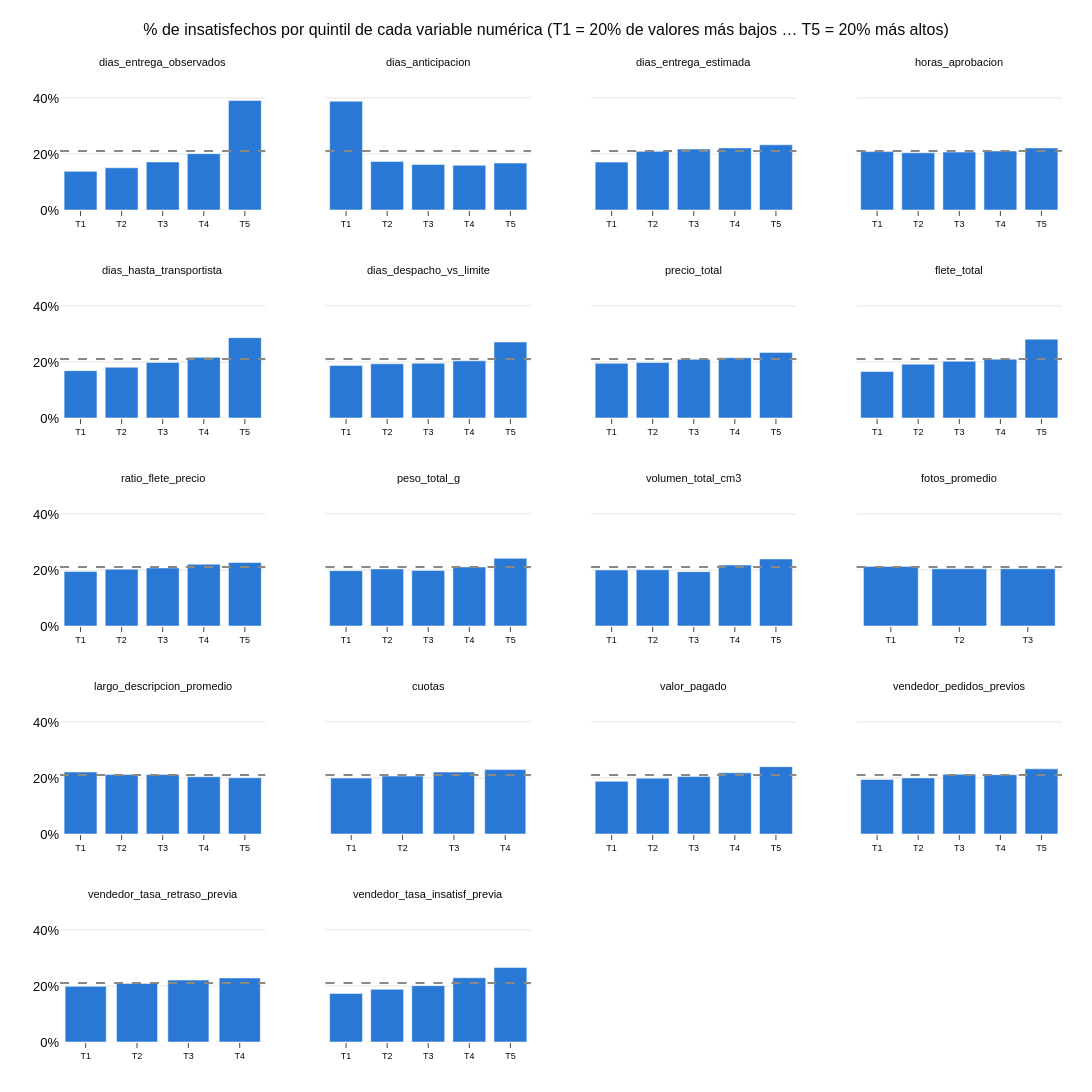

Notebook code cell kept with this figure:
### Code cell
VARS_CONTINUAS = [v for v in VARS_NUMERICAS if v not in VARS_CONTEO]   # las de conteo ya se vieron

n = len(VARS_CONTINUAS)
ncols = 4
nrows = int(np.ceil(n / ncols))

fig = make_subplots(rows=nrows, cols=ncols, subplot_titles=VARS_CONTINUAS,
                    vertical_spacing=0.07, horizontal_spacing=0.06, shared_yaxes=True)

for i, var in enumerate(VARS_CONTINUAS):
    # duplicates='drop': si muchos valores se repiten (ej.: cuotas = 1) quedan menos de 5 tramos
    tramos = pd.qcut(df[var], q=5, duplicates='drop')
    t = df.groupby(tramos, observed=True)[VAR_OBJETIVO].agg(['mean', 'size'])
    rangos = [f'{iv.left:.3g} a {iv.right:.3g}' for iv in t.index]

    fig.add_trace(go.Bar(
        x=[f'T{j + 1}' for j in range(len(t))], y=t['mean'], marker_color=AZUL,
        customdata=np.stack([rangos, t['size']], axis=1),
        hovertemplate=f'{var}<br>%{{customdata[0]}}<br>%{{y:.1%}} insatisfechos'
                      f'<br>%{{customdata[1]:,}} pedidos<extra></extra>',
    ), row=i // ncols + 1, col=i % ncols + 1)

fig.add_hline(y=TASA_GLOBAL, line_dash='dash', line_color=GRIS)
fig.update_yaxes(tickformat='.0%', range=[0, 0.5])
fig.update_annotations(font_size=11)
fig.update_xaxes(tickfont_size=9)
fig.update_layout(height=250 * nrows, width=1300, showlegend=False,
                  title='% de insatisfechos por quintil de cada variable numérica '
                        '(T1 = 20% de valores más bajos … T5 = 20% más altos)')
guardar(fig, '03_08_numericas_vs_insatisfaccion')
fig.show()

### Figure 1 — Plotly figure (JSON) as saved in the notebook; plotly's stock layout.template omitted (floating-point values rounded to 4 significant figures)
{"data": [{"customdata": [["0.532 a 5.98", "19121"], ["5.98 a 8.65", "19120"], ["8.65 a 12", "19121"], ["12 a 17.1", "19120"], ["17.1 a 70.2", "19121"]], "hovertemplate": "dias_entrega_observados<br>%{customdata[0]}<br>%{y:.1%} insatisfechos<br>%{customdata[1]:,} pedidos<extra></extra>", "marker": {"color": "#2a78d6"}, "type": "bar", "x": ["T1", "T2", "T3", "T4", "T5"], "xaxis": "x", "y": [0.138, 0.1508, 0.1714, 0.2012, 0.3908], "yaxis": "y"}, {"customdata": [["-0.001 a 5.41", "19121"], ["5.41 a 9.51", "19120"], ["9.51 a 13.2", "19121"], ["13.2 a 17.9", "19120"], ["17.9 a 146", "19121"]], "hovertemplate": "dias_anticipacion<br>%{customdata[0]}<br>%{y:.1%} insatisfechos<br>%{customdata[1]:,} pedidos<extra></extra>", "marker": {"color": "#2a78d6"}, "type": "bar", "x": ["T1", "T2", "T3", "T4", "T5"], "xaxis": "x2", "y": [0.3886, 0.1734, 0.1629, 0.1597, 0.1676], "yaxis": "y2"}, {"customdata": [["2.01 a 16.7", "19121"], ["16.7 a 21.4", "19120"], ["21.4 a 25.1", "19121"], ["25.1 a 30.1", "19120"], ["30.1 a 155", "19121"]], "hovertemplate": "dias_entrega_estimada<br>%{customdata[0]}<br>%{y:.1%} insatisfechos<br>%{customdata[1]:,} pedidos<extra></extra>", "marker": {"color": "#2a78d6"}, "type": "bar", "x": ["T1", "T2", "T3", "T4", "T5"], "xaxis": "x3", "y": [0.1709, 0.2094, 0.2174, 0.2217, 0.2328], "yaxis": "y3"}, {"customdata": [["-0.001 a 0.201", "19202"], ["0.201 a 0.272", "19073"], ["0.272 a 0.608", "19081"], ["0.608 a 21.2", "19115"], ["21.2 a 741", "19118"]], "hovertemplate": "horas_aprobacion<br>%{customdata[0]}<br>%{y:.1%} insatisfechos<br>%{customdata[1]:,} pedidos<extra></extra>", "marker": {"color": "#2a78d6"}, "type": "bar", "x": ["T1", "T2", "T3", "T4", "T5"], "xaxis": "x4", "y": [0.2085, 0.2044, 0.2071, 0.2107, 0.2215], "yaxis": "y4"}, {"customdata": [["-171 a 1", "19121"], ["1 a 1.82", "19120"], ["1.82 a 2.92", "19121"], ["2.92 a 4.66", "19120"], ["4.66 a 55.1", "19121"]], "hovertemplate": "dias_hasta_transportista<br>%{customdata[0]}<br>%{y:.1%} insatisfechos<br>%{customdata[1]:,} pedidos<extra></extra>", "marker": {"color": "#2a78d6"}, "type": "bar", "x": ["T1", "T2", "T3", "T4", "T5"], "xaxis": "x5", "y": [0.1691, 0.1811, 0.1984, 0.2166, 0.287], "yaxis": "y5"}, {"customdata": [["-1.05e+03 a -5.47", "19121"], ["-5.47 a -4.24", "19120"], ["-4.24 a -2.7", "19121"], ["-2.7 a -1.16", "19120"], ["-1.16 a 45.9", "19121"]], "hovertemplate": "dias_despacho_vs_limite<br>%{customdata[0]}<br>%{y:.1%} insatisfechos<br>%{customdata[1]:,} pedidos<extra></extra>", "marker": {"color": "#2a78d6"}, "type": "bar", "x": ["T1", "T2", "T3", "T4", "T5"], "xaxis": "x6", "y": [0.1876, 0.1934, 0.1956, 0.2041, 0.2714], "yaxis": "y6"}, {"customdata": [["0.849 a 39", "19302"], ["39 a 67.9", "19020"], ["67.9 a 106", "19062"], ["106 a 175", "19132"], ["175 a 1.34e+04", "19087"]], "hovertemplate": "precio_total<br>%{customdata[0]}<br>%{y:.1%} insatisfechos<br>%{customdata[1]:,} pedidos<extra></extra>", "marker": {"color": "#2a78d6"}, "type": "bar", "x": ["T1", "T2", "T3", "T4", "T5"], "xaxis": "x7", "y": [0.1953, 0.1981, 0.2095, 0.2153, 0.234], "yaxis": "y7"}, {"customdata": [["-0.001 a 12.8", "19157"], ["12.8 a 15.6", "19100"], ["15.6 a 18.6", "19146"], ["18.6 a 27.4", "19079"], ["27.4 a 1.79e+03", "19121"]], "hovertemplate": "flete_total<br>%{customdata[0]}<br>%{y:.1%} insatisfechos<br>%{customdata[1]:,} pedidos<extra></extra>", "marker": {"color": "#2a78d6"}, "type": "bar", "x": ["T1", "T2", "T3", "T4", "T5"], "xaxis": "x8", "y": [0.1659, 0.1921, 0.2027, 0.2101, 0.2815], "yaxis": "y8"}, {"customdata": [["-0.001 a 0.115", "19121"], ["0.115 a 0.183", "19120"], ["0.183 a 0.274", "19132"], ["0.274 a 0.435", "19109"], ["0.435 a 21.4", "19121"]], "hovertemplate": "ratio_flete_precio<br>%{customdata[0]}<br>%{y:.1%} insatisfechos<br>%{customdata[1]:,} pedidos<extra></extra>", "marker": {"color": "#2a78d6"}, "type": "bar", "x": ["T1", "T2", "T3", "T4", "T5"], "xaxis": "x9", "y": [0.195, 0.2028, 0.2074, 0.2204, 0.2266], "yaxis": "y9"}, {"customdata": [["-0.001 a 250", "20357"], ["250 a 500", "18193"], ["500 a 1.1e+03", "18894"], ["1.1e+03 a 2.8e+03", "19211"], ["2.8e+03 a 1.84e+05", "18948"]], "hovertemplate": "peso_total_g<br>%{customdata[0]}<br>%{y:.1%} insatisfechos<br>%{customdata[1]:,} pedidos<extra></extra>", "marker": {"color": "#2a78d6"}, "type": "bar", "x": ["T1", "T2", "T3", "T4", "T5"], "xaxis": "x10", "y": [0.1978, 0.2038, 0.1986, 0.2109, 0.2418], "yaxis": "y10"}, {"customdata": [["-0.001 a 2.5e+03", "19129"], ["2.5e+03 a 4.8e+03", "19183"], ["4.8e+03 a 1.02e+04", "19100"], ["1.02e+04 a 2.42e+04", "19082"], ["2.42e+04 a 1.48e+06", "19109"]], "hovertemplate": "volumen_total_cm3<br>%{customdata[0]}<br>%{y:.1%} insatisfechos<br>%{customdata[1]:,} pedidos<extra></extra>", "marker": {"color": "#2a78d6"}, "type": "bar", "x": ["T1", "T2", "T3", "T4", "T5"], "xaxis": "x11", "y": [0.2001, 0.2008, 0.1941, 0.2177, 0.2395], "yaxis": "y11"}, {"customdata": [["0.999 a 2", "65002"], ["2 a 3", "10950"], ["3 a 20", "18330"]], "hovertemplate": "fotos_promedio<br>%{customdata[0]}<br>%{y:.1%} insatisfechos<br>%{customdata[1]:,} pedidos<extra></extra>", "marker": {"color": "#2a78d6"}, "type": "bar", "x": ["T1", "T2", "T3"], "xaxis": "x12", "y": [0.2129, 0.2042, 0.2045], "yaxis": "y12"}, {"customdata": [["4 a 313", "18898"], ["313 a 501", "18870"], ["501 a 739", "18833"], ["739 a 1.14e+03", "18862"], ["1.14e+03 a 3.99e+03", "18819"]], "hovertemplate": "largo_descripcion_promedio<br>%{customdata[0]}<br>%{y:.1%} insatisfechos<br>%{customdata[1]:,} pedidos<extra></extra>", "marker": {"color": "#2a78d6"}, "type": "bar", "x": ["T1", "T2", "T3", "T4", "T5"], "xaxis": "x13", "y": [0.2213, 0.2124, 0.2123, 0.2044, 0.2008], "yaxis": "y13"}, {"customdata": [["-0.001 a 1", "46443"], ["1 a 2", "11934"], ["2 a 5", "21860"], ["5 a 24", "15365"]], "hovertemplate": "cuotas<br>%{customdata[0]}<br>%{y:.1%} insatisfechos<br>%{customdata[1]:,} pedidos<extra></extra>", "marker": {"color": "#2a78d6"}, "type": "bar", "x": ["T1", "T2", "T3", "T4"], "xaxis": "x14", "y": [0.1998, 0.2069, 0.2211, 0.2299], "yaxis": "y14"}, {"customdata": [["9.59 a 54.3", "19124"], ["54.3 a 85.2", "19144"], ["85.2 a 128", "19096"], ["128 a 202", "19125"], ["202 a 1.37e+04", "19113"]], "hovertemplate": "valor_pagado<br>%{customdata[0]}<br>%{y:.1%} insatisfechos<br>%{customdata[1]:,} pedidos<extra></extra>", "marker": {"color": "#2a78d6"}, "type": "bar", "x": ["T1", "T2", "T3", "T4", "T5"], "xaxis": "x15", "y": [0.188, 0.1995, 0.2056, 0.2185, 0.2405], "yaxis": "y15"}, {"customdata": [["-0.001 a 10", "19326"], ["10 a 36", "19185"], ["36 a 92", "18943"], ["92 a 267", "19083"], ["267 a 1.79e+03", "19066"]], "hovertemplate": "vendedor_pedidos_previos<br>%{customdata[0]}<br>%{y:.1%} insatisfechos<br>%{customdata[1]:,} pedidos<extra></extra>", "marker": {"color": "#2a78d6"}, "type": "bar", "x": ["T1", "T2", "T3", "T4", "T5"], "xaxis": "x16", "y": [0.1947, 0.2003, 0.213, 0.2119, 0.2327], "yaxis": "y16"}, {"customdata": [["-0.001 a 0.0177", "36157"], ["0.0177 a 0.04", "18400"], ["0.04 a 0.0702", "17770"], ["0.0702 a 1", "18048"]], "hovertemplate": "vendedor_tasa_retraso_previa<br>%{customdata[0]}<br>%{y:.1%} insatisfechos<br>%{customdata[1]:,} pedidos<extra></extra>", "marker": {"color": "#2a78d6"}, "type": "bar", "x": ["T1", "T2", "T3", "T4"], "xaxis": "x17", "y": [0.1987, 0.2093, 0.2212, 0.2289], "yaxis": "y17"}, {"customdata": [["-0.001 a 0.111", "18195"], ["0.111 a 0.168", "17701"], ["0.168 a 0.214", "18252"], ["0.214 a 0.267", "17925"], ["0.267 a 1", "17666"]], "hovertemplate": "vendedor_tasa_insatisf_previa<br>%{customdata[0]}<br>%{y:.1%} insatisfechos<br>%{customdata[1]:,} pedidos<extra></extra>", "marker": {"color": "#2a78d6"}, "type": "bar", "x": ["T1", "T2", "T3", "T4", "T5"], "xaxis": "x18", "y": [0.1735, 0.1881, 0.2012, 0.2296, 0.266], "yaxis": "y18"}], "layout": {"annotations": [{"font": {"size": 11}, "showarrow": false, "text": "dias_entrega_observados", "x": 0.1025, "xanchor": "center", "xref": "paper", "y": 1, "yanchor": "bottom", "yref": "paper"}, {"font": {"size": 11}, "showarrow": false, "text": "dias_anticipacion", "x": 0.3675, "xanchor": "center", "xref": "paper", "y": 1, "yanchor": "bottom", "yref": "paper"}, {"font": {"size": 11}, "showarrow": false, "text": "dias_entrega_estimada", "x": 0.6325, "xanchor": "center", "xref": "paper", "y": 1, "yanchor": "bottom", "yref": "paper"}, {"font": {"size": 11}, "showarrow": false, "text": "horas_aprobacion", "x": 0.8975, "xanchor": "center", "xref": "paper", "y": 1, "yanchor": "bottom", "yref": "paper"}, {"font": {"size": 11}, "showarrow": false, "text": "dias_hasta_transportista", "x": 0.1025, "xanchor": "center", "xref": "paper", "y": 0.786, "yanchor": "bottom", "yref": "paper"}, {"font": {"size": 11}, "showarrow": false, "text": "dias_despacho_vs_limite", "x": 0.3675, "xanchor": "center", "xref": "paper", "y": 0.786, "yanchor": "bottom", "yref": "paper"}, {"font": {"size": 11}, "showarrow": false, "text": "precio_total", "x": 0.6325, "xanchor": "center", "xref": "paper", "y": 0.786, "yanchor": "bottom", "yref": "paper"}, {"font": {"size": 11}, "showarrow": false, "text": "flete_total", "x": 0.8975, "xanchor": "center", "xref": "paper", "y": 0.786, "yanchor": "bottom", "yref": "paper"}, {"font": {"size": 11}, "showarrow": false, "text": "ratio_flete_precio", "x": 0.1025, "xanchor": "center", "xref": "paper", "y": 0.572, "yanchor": "bottom", "yref": "paper"}, {"font": {"size": 11}, "showarrow": false, "text": "peso_total_g", "x": 0.3675, "xanchor": "center", "xref": "paper", "y": 0.572, "yanchor": "bottom", "yref": "paper"}, {"font": {"size": 11}, "showarrow": false, "text": "volumen_total_cm3", "x": 0.6325, "xanchor": "center", "xref": "paper", "y": 0.572, "yanchor": "bottom", "yref": "paper"}, {"font": {"size": 11}, "showarrow": false, "text": "fotos_promedio", "x": 0.8975, "xanchor": "center", "xref": "paper", "y": 0.572, "yanchor": "bottom", "yref": "paper"}, {"font": {"size": 11}, "showarrow": false, "text": "largo_descripcion_promedio", "x": 0.1025, "xanchor": "center", "xref": "paper", "y": 0.358, "yanchor": "bottom", "yref": "paper"}, {"font": {"size": 11}, "showarrow": false, "text": "cuotas", "x": 0.3675, "xanchor": "center", "xref": "paper", "y": 0.358, "yanchor": "bottom", "yref": "paper"}, {"font": {"size": 11}, "showarrow": false, "text": "valor_pagado", "x": 0.6325, "xanchor": "center", "xref": "paper", "y": 0.358, "yanchor": "bottom", "yref": "paper"}, {"font": {"size": 11}, "showarrow": false, "text": "vendedor_pedidos_previos", "x": 0.8975, "xanchor": "center", "xref": "paper", "y": 0.358, "yanchor": "bottom", "yref": "paper"}, {"font": {"size": 11}, "showarrow": false, "text": "vendedor_tasa_retraso_previa", "x": 0.1025, "xanchor": "center", "xref": "paper", "y": 0.144, "yanchor": "bottom", "yref": "paper"}, {"font": {"size": 11}, "showarrow": false, "text": "vendedor_tasa_insatisf_previa", "x": 0.3675, "xanchor": "center", "xref": "paper", "y": 0.144, "yanchor": "bottom", "yref": "paper"}], "height": 1250, "shapes": [{"line": {"color": "#8a8984", "dash": "dash"}, "type": "line", "x0": 0, "x1": 1, "xref": "x domain", "y0": 0.2104, "y1": 0.2104, "yref": "y"}, {"line": {"color": "#8a8984", "dash": "dash"}, "type": "line", "x0": 0, "x1": 1, "xref": "x2 domain", "y0": 0.2104, "y1": 0.2104, "yref": "y2"}, {"line": {"color": "#8a8984", "dash": "dash"}, "type": "line", "x0": 0, "x1": 1, "xref": "x3 domain", "y0": 0.2104, "y1": 0.2104, "yref": "y3"}, {"line": {"color": "#8a8984", "dash": "dash"}, "type": "line", "x0": 0, "x1": 1, "xref": "x4 domain", "y0": 0.2104, "y1": 0.2104, "yref": "y4"}, {"line": {"color": "#8a8984", "dash": "dash"}, "type": "line", "x0": 0, "x1": 1, "xref": "x5 domain", "y0": 0.2104, "y1": 0.2104, "yref": "y5"}, {"line": {"color": "#8a8984", "dash": "dash"}, "type": "line", "x0": 0, "x1": 1, "xref": "x6 domain", "y0": 0.2104, "y1": 0.2104, "yref": "y6"}, {"line": {"color": "#8a8984", "dash": "dash"}, "type": "line", "x0": 0, "x1": 1, "xref": "x7 domain", "y0": 0.2104, "y1": 0.2104, "yref": "y7"}, {"line": {"color": "#8a8984", "dash": "dash"}, "type": "line", "x0": 0, "x1": 1, "xref": "x8 domain", "y0": 0.2104, "y1": 0.2104, "yref": "y8"}, {"line": {"color": "#8a8984", "dash": "dash"}, "type": "line", "x0": 0, "x1": 1, "xref": "x9 domain", "y0": 0.2104, "y1": 0.2104, "yref": "y9"}, {"line": {"color": "#8a8984", "dash": "dash"}, "type": "line", "x0": 0, "x1": 1, "xref": "x10 domain", "y0": 0.2104, "y1": 0.2104, "yref": "y10"}, {"line": {"color": "#8a8984", "dash": "dash"}, "type": "line", "x0": 0, "x1": 1, "xref": "x11 domain", "y0": 0.2104, "y1": 0.2104, "yref": "y11"}, {"line": {"color": "#8a8984", "dash": "dash"}, "type": "line", "x0": 0, "x1": 1, "xref": "x12 domain", "y0": 0.2104, "y1": 0.2104, "yref": "y12"}, {"line": {"color": "#8a8984", "dash": "dash"}, "type": "line", "x0": 0, "x1": 1, "xref": "x13 domain", "y0": 0.2104, "y1": 0.2104, "yref": "y13"}, {"line": {"color": "#8a8984", "dash": "dash"}, "type": "line", "x0": 0, "x1": 1, "xref": "x14 domain", "y0": 0.2104, "y1": 0.2104, "yref": "y14"}, {"line": {"color": "#8a8984", "dash": "dash"}, "type": "line", "x0": 0, "x1": 1, "xref": "x15 domain", "y0": 0.2104, "y1": 0.2104, "yref": "y15"}, {"line": {"color": "#8a8984", "dash": "dash"}, "type": "line", "x0": 0, "x1": 1, "xref": "x16 domain", "y0": 0.2104, "y1": 0.2104, "yref": "y16"}, {"line": {"color": "#8a8984", "dash": "dash"}, "type": "line", "x0": 0, "x1": 1, "xref": "x17 domain", "y0": 0.2104, "y1": 0.2104, "yref": "y17"}, {"line": {"color": "#8a8984", "dash": "dash"}, "type": "line", "x0": 0, "x1": 1, "xref": "x18 domain", "y0": 0.2104, "y1": 0.2104, "yref": "y18"}], "showlegend": false, "title": {"text": "% de insatisfechos por quintil de cada variable numérica (T1 = 20% de valores más bajos … T5 = 20% más altos)"}, "width": 1300, "xaxis": {"anchor": "y", "domain": [0, 0.205], "tickfont": {"size": 9}}, "xaxis10": {"anchor": "y10", "domain": [0.265, 0.47], "tickfont": {"size": 9}}, "xaxis11": {"anchor": "y11", "domain": [0.53, 0.735], "tickfont": {"size": 9}}, "xaxis12": {"anchor": "y12", "domain": [0.795, 1], "tickfont": {"size": 9}}, "xaxis13": {"anchor": "y13", "domain": [0, 0.205], "tickfont": {"size": 9}}, "xaxis14": {"anchor": "y14", "domain": [0.265, 0.47], "tickfont": {"size": 9}}, "xaxis15": {"anchor": "y15", "domain": [0.53, 0.735], "tickfont": {"size": 9}}, "xaxis16": {"anchor": "y16", "domain": [0.795, 1], "tickfont": {"size": 9}}, "xaxis17": {"anchor": "y17", "domain": [0, 0.205], "tickfont": {"size": 9}}, "xaxis18": {"anchor": "y18", "domain": [0.265, 0.47], "tickfont": {"size": 9}}, "xaxis19": {"anchor": "y19", "domain": [0.53, 0.735], "tickfont": {"size": 9}}, "xaxis2": {"anchor": "y2", "domain": [0.265, 0.47], "tickfont": {"size": 9}}, "xaxis20": {"anchor": "y20", "domain": [0.795, 1], "tickfont": {"size": 9}}, "xaxis3": {"anchor": "y3", "domain": [0.53, 0.735], "tickfont": {"size": 9}}, "xaxis4": {"anchor": "y4", "domain": [0.795, 1], "tickfont": {"size": 9}}, "xaxis5": {"anchor": "y5", "domain": [0, 0.205], "tickfont": {"size": 9}}, "xaxis6": {"anchor": "y6", "domain": [0.265, 0.47], "tickfont": {"size": 9}}, "xaxis7": {"anchor": "y7", "domain": [0.53, 0.735], "tickfont": {"size": 9}}, "xaxis8": {"anchor": "y8", "domain": [0.795, 1], "tickfont": {"size": 9}}, "xaxis9": {"anchor": "y9", "domain": [0, 0.205], "tickfont": {"size": 9}}, "yaxis": {"anchor": "x", "domain": [0.856, 1], "range": [0, 0.5], "tickformat": ".0%"}, "yaxis10": {"anchor": "x10", "domain": [0.428, 0.572], "matches": "y9", "range": [0, 0.5], "showticklabels": false, "tickformat": ".0%"}, "yaxis11": {"anchor": "x11", "domain": [0.428, 0.572], "matches": "y9", "range": [0, 0.5], "showticklabels": false, "tickformat": ".0%"}, "yaxis12": {"anchor": "x12", "domain": [0.428, 0.572], "matches": "y9", "range": [0, 0.5], "showticklabels": false, "tickformat": ".0%"}, "yaxis13": {"anchor": "x13", "domain": [0.214, 0.358], "range": [0, 0.5], "tickformat": ".0%"}, "yaxis14": {"anchor": "x14", "domain": [0.214, 0.358], "matches": "y13", "range": [0, 0.5], "showticklabels": false, "tickformat": ".0%"}, "yaxis15": {"anchor": "x15", "domain": [0.214, 0.358], "matches": "y13", "range": [0, 0.5], "showticklabels": false, "tickformat": ".0%"}, "yaxis16": {"anchor": "x16", "domain": [0.214, 0.358], "matches": "y13", "range": [0, 0.5], "showticklabels": false, "tickformat": ".0%"}, "yaxis17": {"anchor": "x17", "domain": [0, 0.144], "range": [0, 0.5], "tickformat": ".0%"}, "yaxis18": {"anchor": "x18", "domain": [0, 0.144], "matches": "y17", "range": [0, 0.5], "showticklabels": false, "tickformat": ".0%"}, "yaxis19": {"anchor": "x19", "domain": [0, 0.144], "matches": "y17", "range": [0, 0.5], "showticklabels": false, "tickformat": ".0%"}, "yaxis2": {"anchor": "x2", "domain": [0.856, 1], "matches": "y", "range": [0, 0.5], "showticklabels": false, "tickformat": ".0%"}, "yaxis20": {"anchor": "x20", "domain": [0, 0.144], "matches": "y17", "range": [0, 0.5], "showticklabels": false, "tickformat": ".0%"}, "yaxis3": {"anchor": "x3", "domain": [0.856, 1], "matches": "y", "range": [0, 0.5], "showticklabels": false, "tickformat": ".0%"}, "yaxis4": {"anchor": "x4", "domain": [0.856, 1], "matches": "y", "range": [0, 0.5], "showticklabels": false, "tickformat": ".0%"}, "yaxis5": {"anchor": "x5", "domain": [0.642, 0.786], "range": [0, 0.5], "tickformat": ".0%"}, "yaxis6": {"anchor": "x6", "domain": [0.642, 0.786], "matches": "y5", "range": [0, 0.5], "showticklabels": false, "tickformat": ".0%"}, "yaxis7": {"anchor": "x7", "domain": [0.642, 0.786], "matches": "y5", "range": [0, 0.5], "showticklabels": false, "tickformat": ".0%"}, "yaxis8": {"anchor": "x8", "domain": [0.642, 0.786], "matches": "y5", "range": [0, 0.5], "showticklabels": false, "tickformat": ".0%"}, "yaxis9": {"anchor": "x9", "domain": [0.428, 0.572], "range": [0, 0.5], "tickformat": ".0%"}}}
